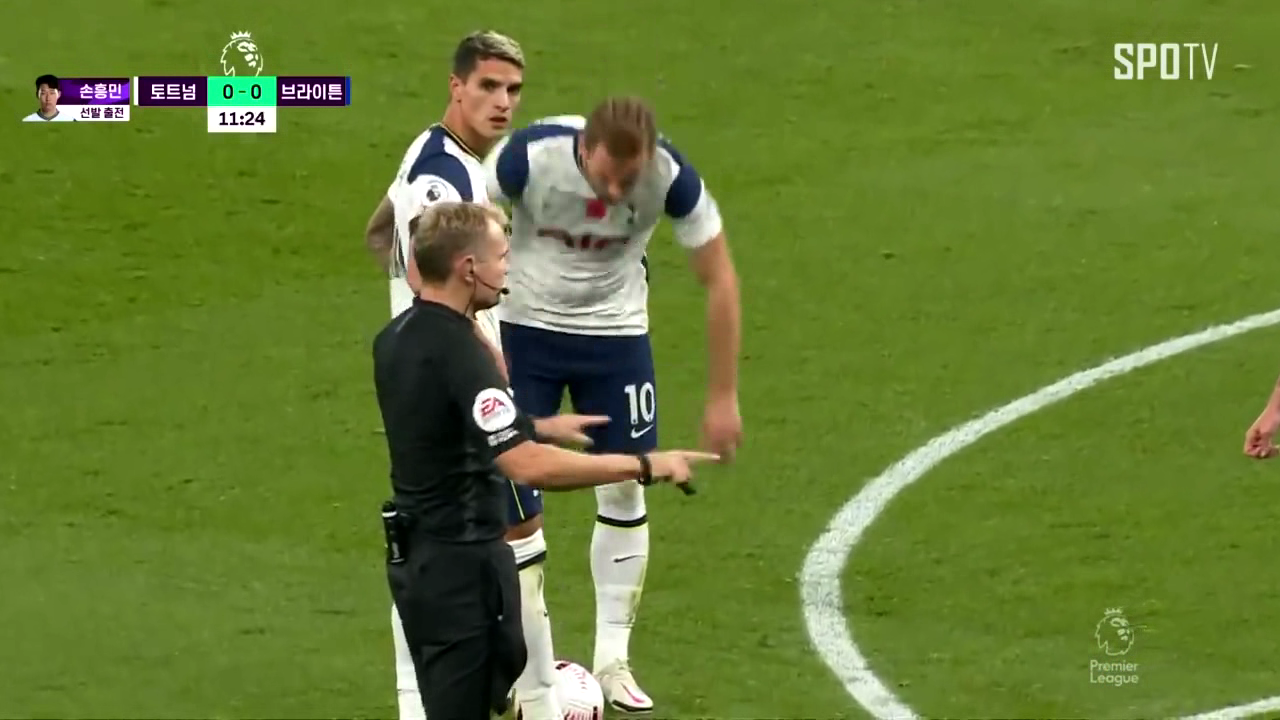
#> input picture chap1.4/3 man.png, 1280 x 720 px
$ jupyter execute chap1.4.12.ipynb
#> lines starting #> are read from the running program, lines starting #| are printed output that depends on the picture
## Template Matching

[cell 1]
import cv2
import numpy as np
from matplotlib import pyplot as plt

[cell 2]
img = cv2.imread('3 man.png',0)
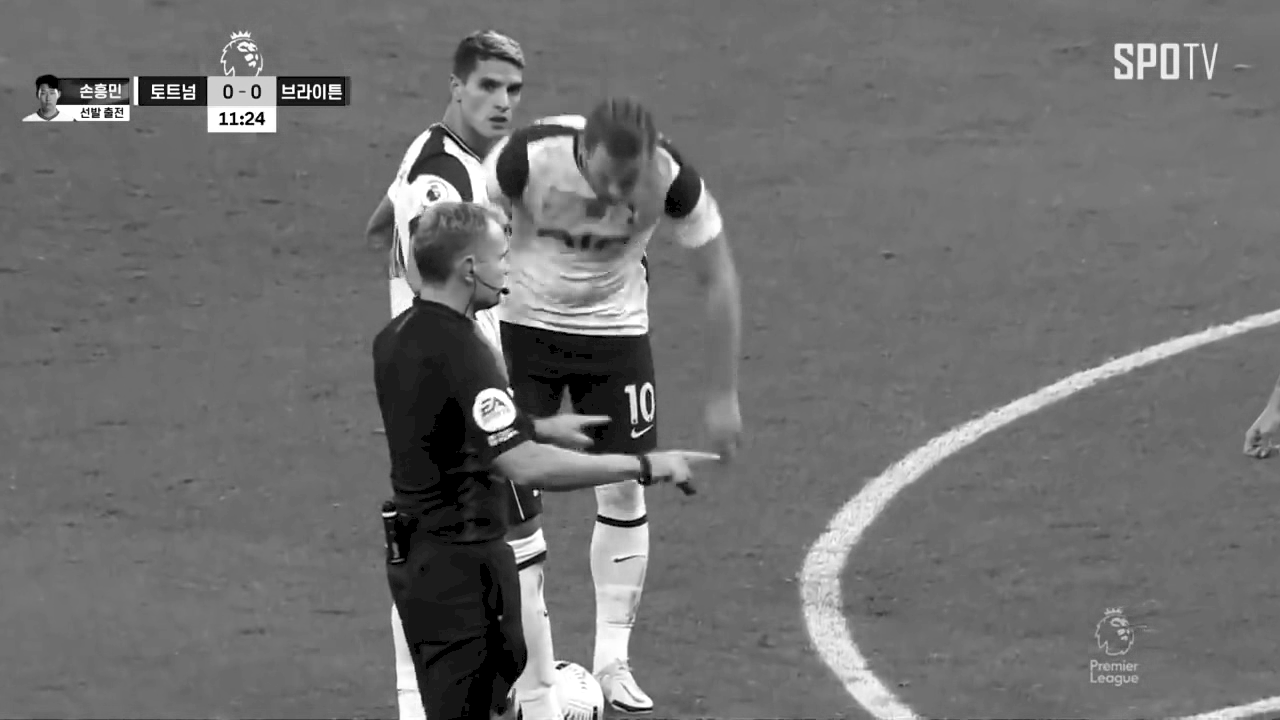
#> img: shape (720, 1280); min 0, max 255, mean 111.5
img2 = img.copy()
template = cv2.imread('man.png',0)
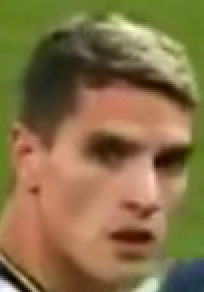
#> input picture chap1.4/man.png, 102 x 146 px (shown 2 times larger)
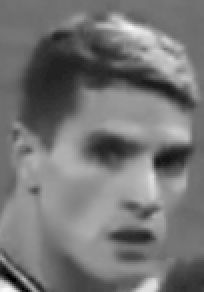
#> template: shape (146, 102) (shown 2 times larger); min 0, max 250, mean 116.9
w, h = template.shape[::-1]
#> w = 102; h = 146

# All the 6 methods for comparison in a list
methods = ['cv2.TM_CCOEFF', 'cv2.TM_CCOEFF_NORMED', 'cv2.TM_CCORR',
'cv2.TM_CCORR_NORMED', 'cv2.TM_SQDIFF', 'cv2.TM_SQDIFF_NORMED']

for meth in methods:
    img = img2.copy()
    method = eval(meth)

    # Apply template Matching
    res = cv2.matchTemplate(img,template,method)
    min_val, max_val, min_loc, max_loc = cv2.minMaxLoc(res)

    # If the method is TM_SQDIFF or TM_SQDIFF_NORMED, take minimum
    if method in [cv2.TM_SQDIFF, cv2.TM_SQDIFF_NORMED]:
        top_left = min_loc
    else:
        top_left = max_loc
    bottom_right = (top_left[0] + w, top_left[1] + h)

    cv2.rectangle(img,top_left, bottom_right, 255, 2)

    plt.subplot(121),plt.imshow(res,cmap = 'gray')
    plt.title('Matching Result'), plt.xticks([]), plt.yticks([])
    plt.subplot(122),plt.imshow(img,cmap = 'gray')
    plt.title('Detected Point'), plt.xticks([]), plt.yticks([])
    plt.suptitle(meth)

    plt.show()
#> this loop made 6 passes
#> (min_val, max_val, min_loc, top_left, bottom_right) on passes 1 to 4: (-15508765, 11980432, (379, 155), (370, 92), (472, 238)), (-0.471, 0.362, (374, 258), (426, 11), (528, 157)), (36691840, 327481696, (391, 431), (528, 574), (630, 720)), (0.49, 0.95, (407, 574), (56, 476), (158, 622))
#> (min_val, max_val, max_loc, top_left, bottom_right) on passes 5 to 6: (22291888, 172501248, (407, 574), (844, 70), (946, 216)), (0.105, 1, (372, 289), (979, 89), (1081, 235))
#> pass 1, `res = cv2.matchTemplate(img,template,method)`:
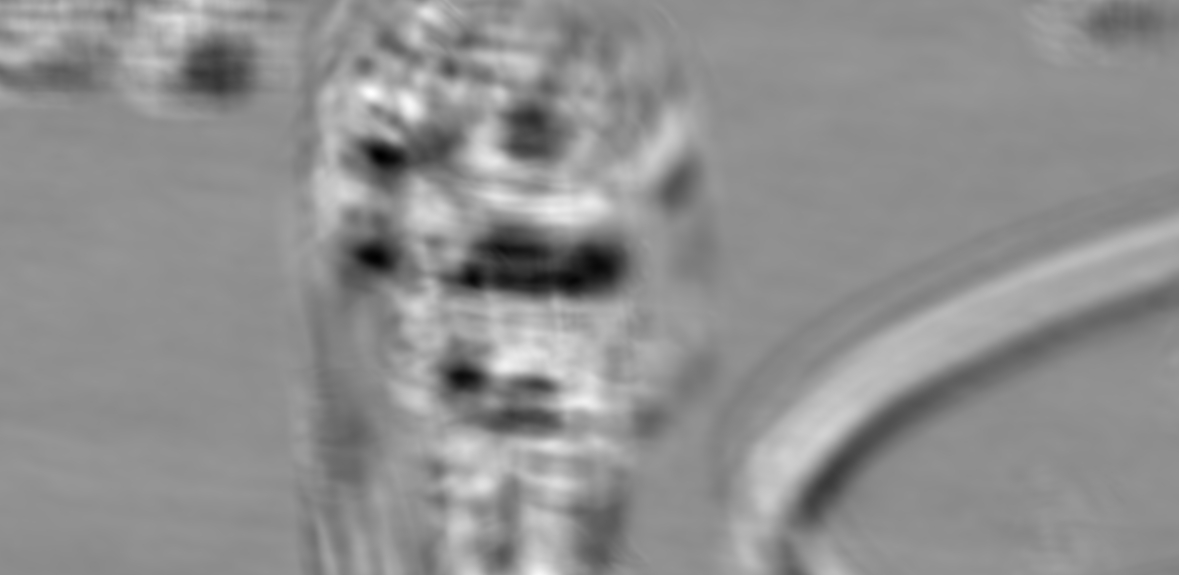
#> res: shape (575, 1179) float32; min -15508765, max 11980432, mean -5141.9; drawn with min black and max white
#> pass 1, `plt.show()`:
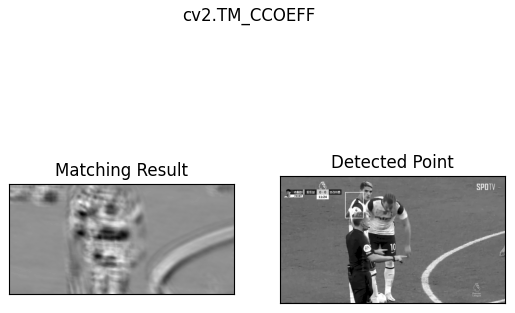
#> figure drawn by matplotlib, 2 panels
#> pass 2, `res = cv2.matchTemplate(img,template,method)`:
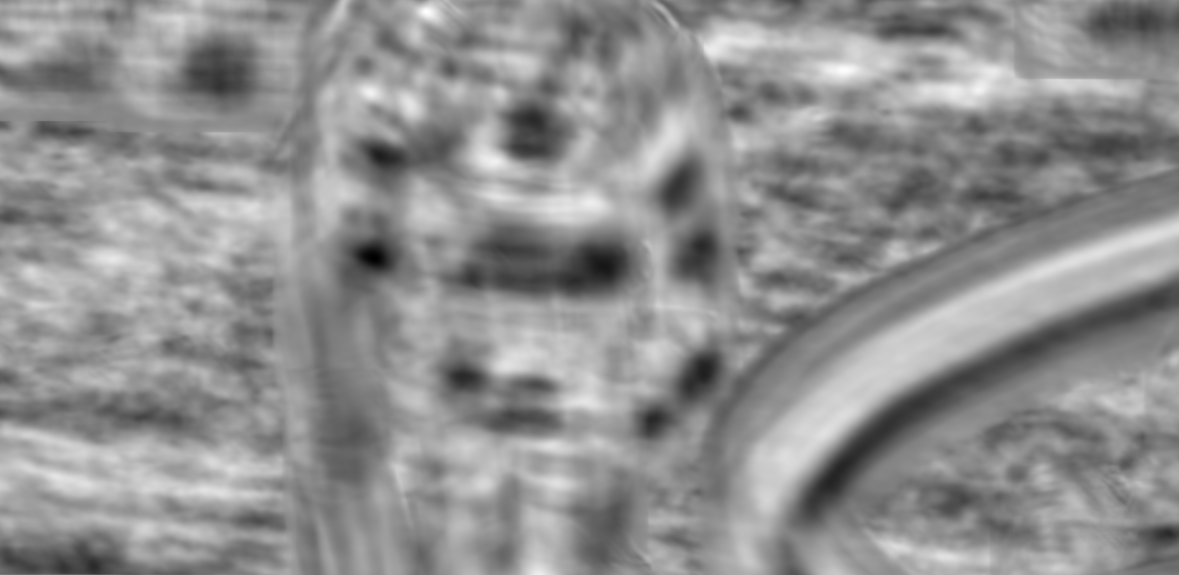
#> res: shape (575, 1179) float32; min -0.471, max 0.362, mean -6.61e-05; drawn with min black and max white
#> pass 2, `plt.show()`:
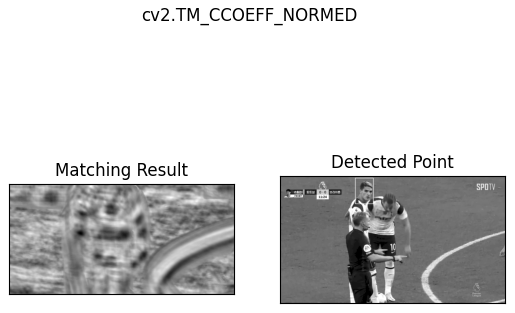
#> figure drawn by matplotlib, 2 panels
#> pass 3, `res = cv2.matchTemplate(img,template,method)`:
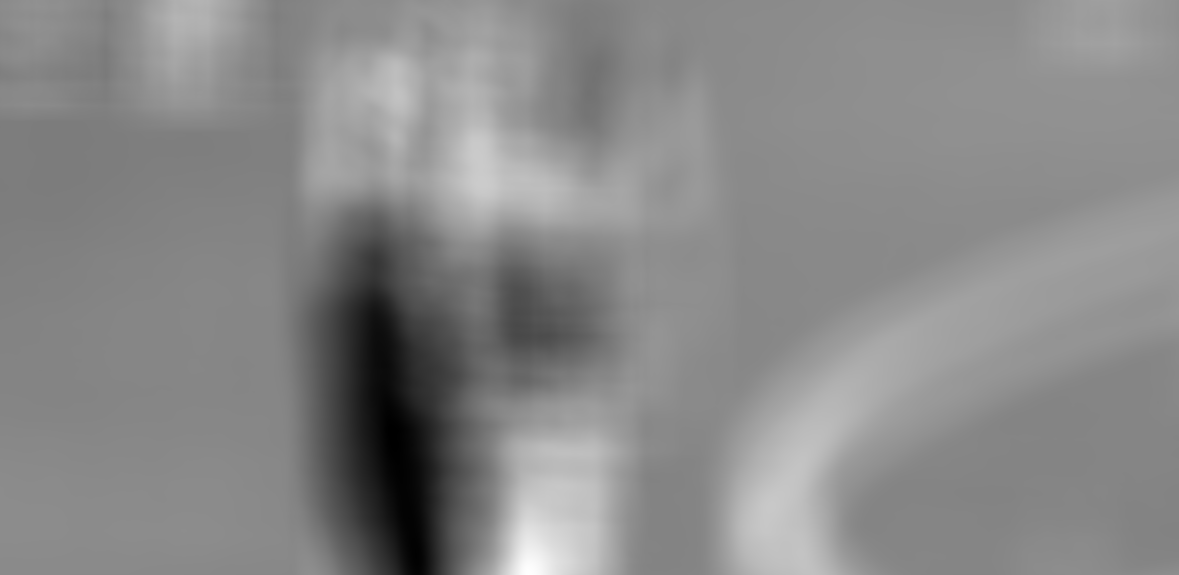
#> res: shape (575, 1179) float32; min 36691840, max 327481696, mean 192594176; drawn with min black and max white
#> after the loop:
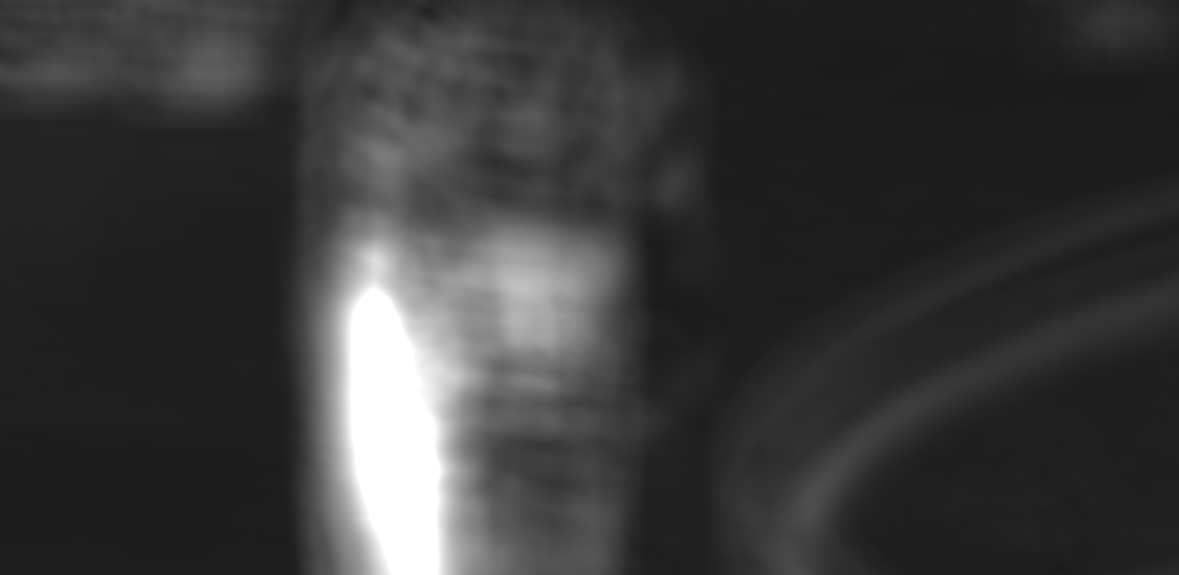
#> res: shape (575, 1179) float32; min 0.105, max 1, mean 0.229
